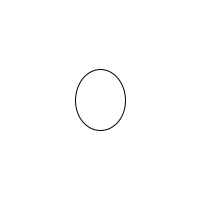
Frame 1 (no input)
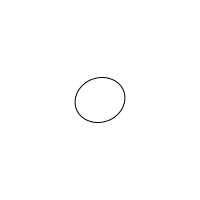
Frame 60 (the mouse pressed at the canvas centre just before this capture)
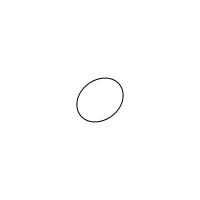
Frame 120 (the mouse held since frame 60 and released just before this capture)

The Processing sketch that drew these frames (run headless with seeded random() and noise(); from frame 60 on, the mouse is pressed at the canvas centre):

// Processing sketch: processing_167347
// ── processing_167347.pde

 
float a=0;
float s = 0;
float r = 0;

void setup(){
  //Setting up background size
  size(200,200); 
  //Setting up a white background
  background(255); 
 
}

void draw(){
  
//redraws the background so that shapes are not drawn ontop of old ones
background(255);

//determines the wavelenght
a=a+0.7;
//exhagerates the effect
s = cos(a)*15;

  translate(100, 100);
  //rotates the circle
   rotate(r);
   // the sircle is stretched in one dimention 
  ellipse(0, 0, 50, 50+s); 

  
r=r+0.1;




}
